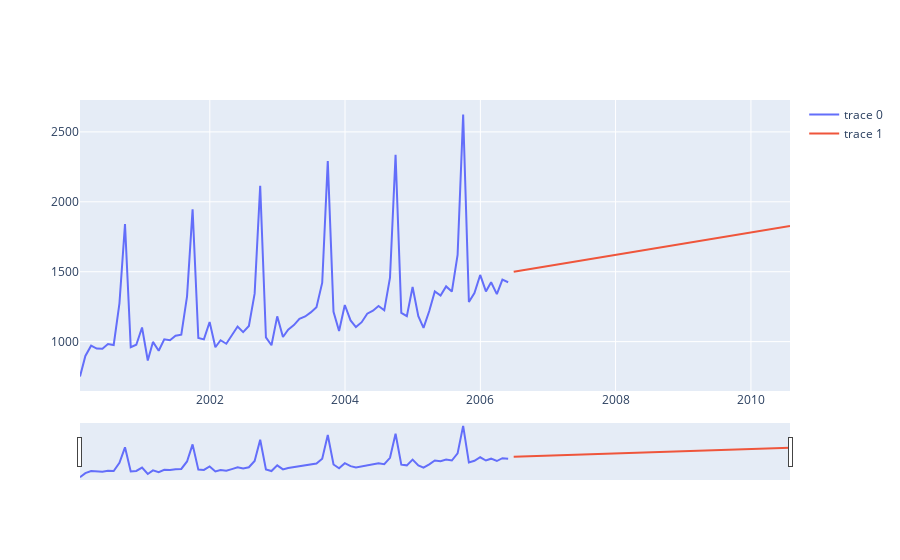

Notebook code cell kept with this figure:
### Markdown cell above
## Линейная модель Хольта-Винтерса, ETS(A,A,N)

### Code cell
mod1 = exp = sm.tsa.statespace.ExponentialSmoothing(ts,
                                                    trend=True)
res = exp.fit()
print(res.summary())


forecs = res.get_forecast(50).summary_frame()

forplot()
